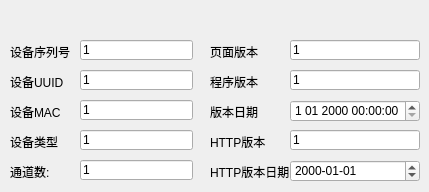
          <widget class="QWidget" name="page_1">
           <widget class="QLineEdit" name="devidEdit">
            <property name="geometry">
             <rect>
              <x>80</x>
              <y>40</y>
              <width>113</width>
              <height>20</height>
             </rect>
            </property>
            <property name="text">
             <string>1</string>
            </property>
           </widget>
           <widget class="QLineEdit" name="devuuidEdit">
            <property name="geometry">
             <rect>
              <x>80</x>
              <y>70</y>
              <width>113</width>
              <height>20</height>
             </rect>
            </property>
            <property name="text">
             <string>1</string>
            </property>
           </widget>
           <widget class="QLineEdit" name="devmacEdit">
            <property name="geometry">
             <rect>
              <x>80</x>
              <y>100</y>
              <width>113</width>
              <height>20</height>
             </rect>
            </property>
            <property name="text">
             <string>1</string>
            </property>
           </widget>
           <widget class="QLineEdit" name="devtypeEdit">
            <property name="geometry">
             <rect>
              <x>80</x>
              <y>130</y>
              <width>113</width>
              <height>20</height>
             </rect>
            </property>
            <property name="text">
             <string>1</string>
            </property>
           </widget>
           <widget class="QLineEdit" name="webversionEdit">
            <property name="geometry">
             <rect>
              <x>290</x>
              <y>40</y>
              <width>130</width>
              <height>20</height>
             </rect>
            </property>
            <property name="text">
             <string>1</string>
            </property>
           </widget>
           <widget class="QLineEdit" name="httpversionEdit">
            <property name="geometry">
             <rect>
              <x>290</x>
              <y>130</y>
              <width>130</width>
              <height>20</height>
             </rect>
            </property>
            <property name="text">
             <string>1</string>
            </property>
           </widget>
           <widget class="QLineEdit" name="coreversionEdit">
            <property name="geometry">
             <rect>
              <x>290</x>
              <y>70</y>
              <width>130</width>
              <height>20</height>
             </rect>
            </property>
            <property name="text">
             <string>1</string>
            </property>
           </widget>
           <widget class="QLineEdit" name="channelnumEdit">
            <property name="geometry">
             <rect>
              <x>80</x>
              <y>160</y>
              <width>113</width>
              <height>20</height>
             </rect>
            </property>
            <property name="text">
             <string>1</string>
            </property>
           </widget>
           <widget class="QLabel" name="devid">
            <property name="geometry">
             <rect>
              <x>10</x>
              <y>40</y>
              <width>60</width>
              <height>23</height>
             </rect>
            </property>
            <property name="text">
             <string>设备序列号</string>
            </property>
           </widget>
           <widget class="QLabel" name="devuuid">
            <property name="geometry">
             <rect>
              <x>10</x>
              <y>70</y>
              <width>60</width>
              <height>23</height>
             </rect>
            </property>
            <property name="text">
             <string>设备UUID</string>
            </property>
           </widget>
           <widget class="QLabel" name="devmac">
            <property name="geometry">
             <rect>
              <x>10</x>
              <y>100</y>
              <width>60</width>
              <height>23</height>
             </rect>
            </property>
            <property name="text">
             <string>设备MAC</string>
            </property>
           </widget>
           <widget class="QLabel" name="channelnum">
            <property name="geometry">
             <rect>
              <x>10</x>
              <y>160</y>
              <width>60</width>
              <height>23</height>
             </rect>
            </property>
            <property name="text">
             <string>通道数:</string>
            </property>
           </widget>
           <widget class="QLabel" name="devtype">
            <property name="geometry">
             <rect>
              <x>10</x>
              <y>130</y>
              <width>60</width>
              <height>23</height>
             </rect>
            </property>
            <property name="text">
             <string>设备类型</string>
            </property>
           </widget>
           <widget class="QLabel" name="httpdate">
            <property name="geometry">
             <rect>
              <x>210</x>
              <y>160</y>
              <width>80</width>
              <height>23</height>
             </rect>
            </property>
            <property name="text">
             <string>HTTP版本日期</string>
            </property>
           </widget>
           <widget class="QLabel" name="httpversion">
            <property name="geometry">
             <rect>
              <x>210</x>
              <y>130</y>
              <width>80</width>
              <height>23</height>
             </rect>
            </property>
            <property name="text">
             <string>HTTP版本</string>
            </property>
           </widget>
           <widget class="QLabel" name="webvesion">
            <property name="geometry">
             <rect>
              <x>210</x>
              <y>40</y>
              <width>80</width>
              <height>23</height>
             </rect>
            </property>
            <property name="text">
             <string>页面版本</string>
            </property>
           </widget>
           <widget class="QLabel" name="versiondate">
            <property name="geometry">
             <rect>
              <x>210</x>
              <y>100</y>
              <width>80</width>
              <height>23</height>
             </rect>
            </property>
            <property name="text">
             <string>版本日期</string>
            </property>
           </widget>
           <widget class="QLabel" name="coreversion">
            <property name="geometry">
             <rect>
              <x>210</x>
              <y>70</y>
              <width>80</width>
              <height>23</height>
             </rect>
            </property>
            <property name="text">
             <string>程序版本</string>
            </property>
           </widget>
           <widget class="QDateEdit" name="httpdateEdit">
            <property name="geometry">
             <rect>
              <x>290</x>
              <y>160</y>
              <width>130</width>
              <height>22</height>
             </rect>
            </property>
            <property name="displayFormat">
             <string>yyyy-MM-dd</string>
            </property>
           </widget>
           <widget class="QDateTimeEdit" name="versiondateEdit">
            <property name="geometry">
             <rect>
              <x>290</x>
              <y>100</y>
              <width>130</width>
              <height>22</height>
             </rect>
            </property>
            <property name="currentSection">
             <enum>QDateTimeEdit::MonthSection</enum>
            </property>
            <property name="displayFormat">
             <string>M dd yyyy HH:mm:ss</string>
            </property>
           </widget>
          </widget>
